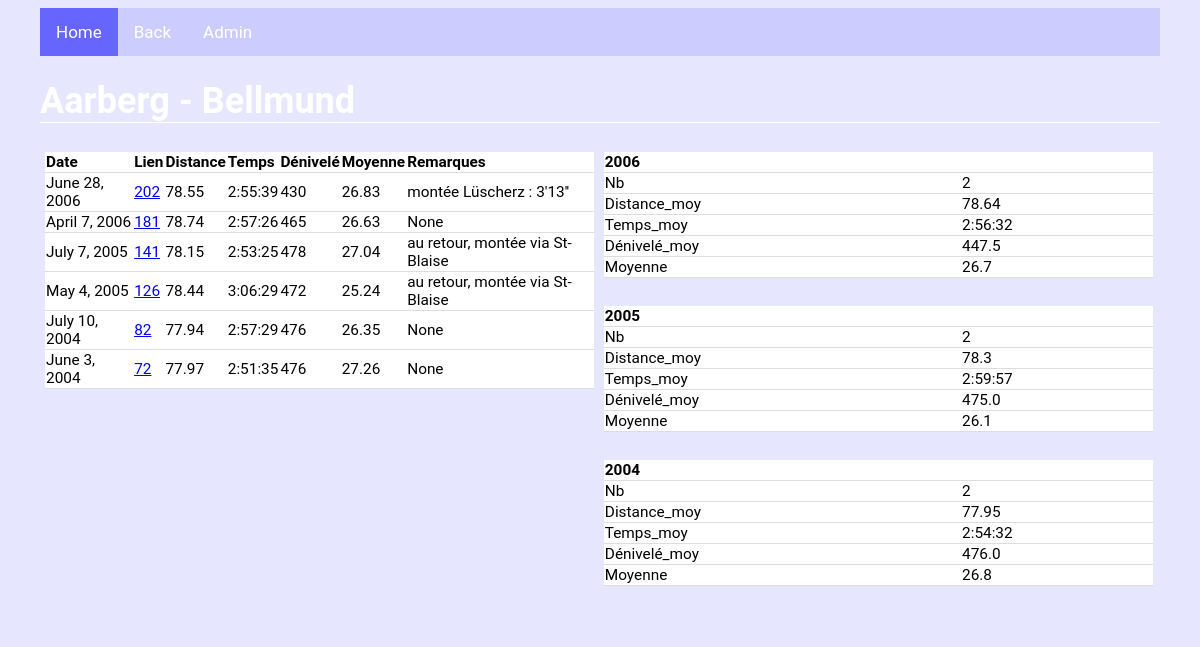
The page /biketours/tours/2/ on the database as committed earlier.
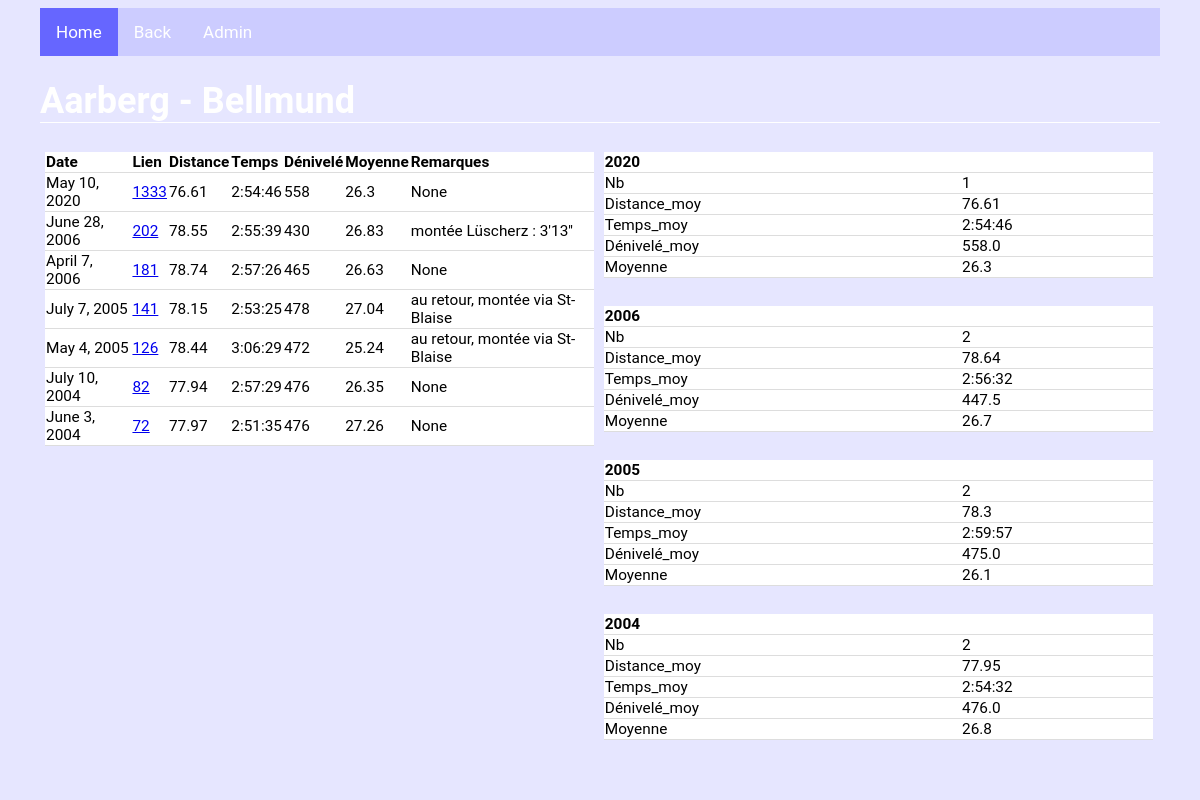
The same page on the database as committed later.
### biketours/models.py (models this page shows, shortened)
class BikeTour(models.Model):
    Parcours = models.CharField(max_length=250, default=None)
    Variante = models.CharField(max_length=250, default=None, blank=True, null=True)
    But = models.ForeignKey(But, on_delete=models.CASCADE)
    Type = models.ForeignKey(Type, on_delete=models.CASCADE)
    Descriptif = models.CharField(max_length=1000, default=None, blank=True, null=True)
    Descr_part_1 = models.CharField(max_length=250, default=None, blank=True, null=True)
    Dist_part_1 = models.FloatField(default=None, blank=True, null=True)
    Deniv_part_1 = models.FloatField(default=None, blank=True, null=True)
    Descr_part_2 = models.CharField(max_length=250, default=None, blank=True, null=True)
    Dist_part_2 = models.FloatField(default=None, blank=True, null=True)
    Deniv_part_2 = models.FloatField(default=None, blank=True, null=True)
    Descr_part_3 = models.CharField(max_length=250, default=None, blank=True, null=True)
    Dist_part_3 = models.FloatField(default=None, blank=True, null=True)
    Deniv_part_3 = models.FloatField(default=None, blank=True, null=True)
    Descr_part_4 = models.CharField(max_length=250, default=None, blank=True, null=True)
    Dist_part_4 = models.FloatField(default=None, blank=True, null=True)
    Deniv_part_4 = models.FloatField(default=None, blank=True, null=True)
    Descr_part_5 = models.CharField(max_length=250, default=None, blank=True, null=True)
    Dist_part_5 = models.FloatField(default=None, blank=True, null=True)
    Deniv_part_5 = models.FloatField(default=None, blank=True, null=True)
    Descr_part_6 = models.CharField(max_length=250, default=None, blank=True, null=True)
    Dist_part_6 = models.FloatField(default=None, blank=True, null=True)
    Deniv_part_6 = models.FloatField(default=None, blank=True, null=True)
    Descr_part_7 = models.CharField(max_length=250, default=None, blank=True, null=True)
    Dist_part_7 = models.FloatField(default=None, blank=True, null=True)
    Deniv_part_7 = models.FloatField(default=None, blank=True, null=True)
    Descr_part_8 = models.CharField(max_length=250, default=None, blank=True, null=True)
    Dist_part_8 = models.FloatField(default=None, blank=True, null=True)
    Deniv_part_8 = models.FloatField(default=None, blank=True, null=True)
    Descr_part_9 = models.CharField(max_length=250, default=None, blank=True, null=True)
    Dist_part_9 = models.FloatField(default=None, blank=True, null=True)
    Deniv_part_9 = models.FloatField(default=None, blank=True, null=True)
    Descr_part_10 = models.CharField(max_length=250, default=None, blank=True, null=True)
    Dist_part_10 = models.FloatField(default=None, blank=True, null=True)
    Deniv_part_10 = models.FloatField(default=None, blank=True, null=True)
    def title(self):
        if self.Variante is None:
            return(self.Parcours)
        else :
            return(self.Parcours + " - " + self.Variante)

class Perfo(models.Model):
    Refparcours = models.ForeignKey(BikeTour, blank=True, null=True, on_delete=models.CASCADE)
    Date = models.DateField(default=None)
    Distance = models.FloatField(default=None)
    Temps = models.DurationField(default=None)
    Remarques = models.CharField(max_length=1000, default=None, blank=True, null=True)
    Dénivelé = models.FloatField(default=None, blank=True, null=True)
    Vitesse_max = models.FloatField(default=None, blank=True, null=True)
    FC_moy = models.FloatField(default=None, blank=True, null=True)
    FC_max = models.FloatField(default=None, blank=True, null=True)
    Temps_part_1 = models.DurationField(default=None, blank=True, null=True)
    Temps_part_2 = models.DurationField(default=None, blank=True, null=True)
    Temps_part_3 = models.DurationField(default=None, blank=True, null=True)
    Temps_part_4 = models.DurationField(default=None, blank=True, null=True)
    Temps_part_5 = models.DurationField(default=None, blank=True, null=True)
    Temps_part_6 = models.DurationField(default=None, blank=True, null=True)
    Temps_part_7 = models.DurationField(default=None, blank=True, null=True)
    Temps_part_8 = models.DurationField(default=None, blank=True, null=True)
    Temps_part_9 = models.DurationField(default=None, blank=True, null=True)
    Temps_part_10 = models.DurationField(default=None, blank=True, null=True)
    def moy(self):
        if (self.Distance is None or self.Temps is None) :
            vmoy=None
        else :
            vmoy=round(self.Distance/self.Temps.total_seconds()*3600,2)
        return(vmoy)

### biketours/views.py (the view)
# urls.py: re_path(r"^tours/(?P<tour_id>[0-9]+)/$", views.perf_tours, name="perf_tours"),
def perf_tours(request, tour_id):
    all_perf = Perfo.objects.filter(Refparcours=tour_id).order_by("-Date")
    tour = BikeTour.objects.get(pk=tour_id)
    perf_y=dict()
    for y in all_perf.dates("Date", "year", order="DESC") :
        perf_y[y.year] = agrperfo(all_perf.filter(Date__year=y.year), stat="avg")
    context = {"all_perf":all_perf,
               "perf_y":perf_y,
               "tour":tour}
    return render(request, "biketours/perfo.html" ,context)

### biketours/views.py (called while the page is built, shortened)
def fmt_dct(k, v):  # formatage des résultats agrégés (Nb, Distance_totale/moy, Temps_total/moy, Dénivelé_total/moy)
    if v is None:
        return(v)
    elif re.search("Nb", k) and v is not None:
        return(round(v,0))
    elif re.search("Moy", k) and v is not None:
        return(round(v,1))
    elif (re.search("Distance",k) or re.search("Dénivelé", k)) and v is not None:
        return(format(round(v,2), ","))
    elif re.search("Temps",k) and v is not None:
        s = v.total_seconds()
        hours = s // 3600
        minutes = (s % 3600) // 60
        seconds = s % 60
        return(str(int(hours))+ ":" + str(int(minutes)).zfill(2) + ":" + str(int(seconds))).zfill(2)

def v_moy(qset, suffix): # suffix à introduire manuellement (string)
    if (qset["Distance"+suffix] is None or qset["Temps"+suffix] is None) :
        vmoy=None
    else :
        vmoy=qset["Distance"+suffix]/qset["Temps"+suffix].total_seconds()*3600
    return(vmoy)

def agrperfo(qset, stat="sum", div=3): # calcul des résultats agrégés (perfo) + mise en forme
    if stat=="sum":
        res=qset.aggregate(Nb=Count("Distance"), Distance_tot=Sum("Distance"), Temps_tot=Sum("Temps"), Dénivelé_tot=Sum("Dénivelé"))
        res["Moyenne"]=v_moy(res, "_tot")
    if stat=="avg":
        res=qset.aggregate(Nb=Count("Distance"), Distance_moy=Avg("Distance"), Temps_moy=Avg("Temps"), Dénivelé_moy=Avg("Dénivelé"))
        res["Moyenne"]=v_moy(res, "_moy")
    res_form={k:fmt_dct(k, v) for k , v in res.items() }
    return(res_form)

### biketours/templates/biketours/perfo.html
{% extends 'biketours/base.html' %}
{% block content %}
{% load humanize %}
<h1> {{tour.title}} </h1>
{% if all_perf %}
<div class="row">
	<div class="col_2">
		<table>
			<tr>
				<th>Date</th>
				<th>Lien</th>
				<th>Distance</th>
				<th>Temps</th>
				<th>Dénivelé</th>
				<th>Moyenne</th>
				<th>Remarques</th>
			</tr>
			{% for n in all_perf %}
			<tr>
				<td>{{n.Date}}</td>
				<td><a href="./{{n.pk}}/">{{n.pk}} </a></td>
				<td>{{n.Distance}}</td>
				<td>{{n.Temps}}</td>
				<td>{{n.Dénivelé|floatformat|intcomma}}</td>
				<td>{{n.moy}}</td>
				<td>{{n.Remarques}}</td>
			</tr>
			{% endfor %}
		</table>
	</div>
	<div class="col_2">
		{% for k, v in perf_y.items %}
		<table>
			<tr>
				<th colspan="2">{{k}} </th>
			</tr>
				{% for a, b in v.items %}
				<tr>
					<td>{{a}} </td>
					<td>{{b}} </td>
				</tr>
				{% endfor %}
		</table>
		<br>
		{% endfor %}
	</div>
</div>
{% else %}
	<h1> C'est vide ? .... </h1>
{% endif %}
{% endblock %}

### biketours/templates/biketours/base.html (shortened to what this page needs)
{% load static %}
<link rel="stylesheet" type="text/css" href="{% static 'biketours/mystyle.css' %}">
<div class="topnav">
  <a class="active" href="/">Home</a>
  <a href="../">Back</a>
  <a href="../admin">Admin</a>
</div>
{% block content %}
{% endblock %}

### biketours/static/biketours/mystyle.css (style rules this page uses)
table { width: 100%; border-bottom: 1px solid #ddd; border-collapse: collapse; text-align: left; background-color: white; font-size:80%; table-layout: auto; }
th, td { border-bottom: 1px solid #ddd; border-collapse: collapse; text-align: left; background-color: white; font-size:80%; }
h1 { color: white; font-size:150%; border-bottom: 1px solid white; }
.col_2 { float:left; width:49%; padding:5px; }
.row:after { content:""; display:table; clear:both; }
.topnav { background-color: #ccccff; overflow: hidden; }
.topnav a { float: left; color: white; text-align: center; padding: 14px 16px; text-decoration: none; font-size: 17px; }
.topnav a.active { background-color: #6666ff; color: white; }

Rows that differ between the two databases and show on the page:
added Perfo: Date "May 10, 2020", pk "1333", Distance "76.61", Temps "2:54:46", Dénivelé "558", moy "26.3", Remarques "None"
Other text that changed with them:
new list line: "2020 Nb 1 Distance_moy 76.61 Temps_moy 2:54:46 Dénivelé_moy 558.0 Moyenne 26.3"
